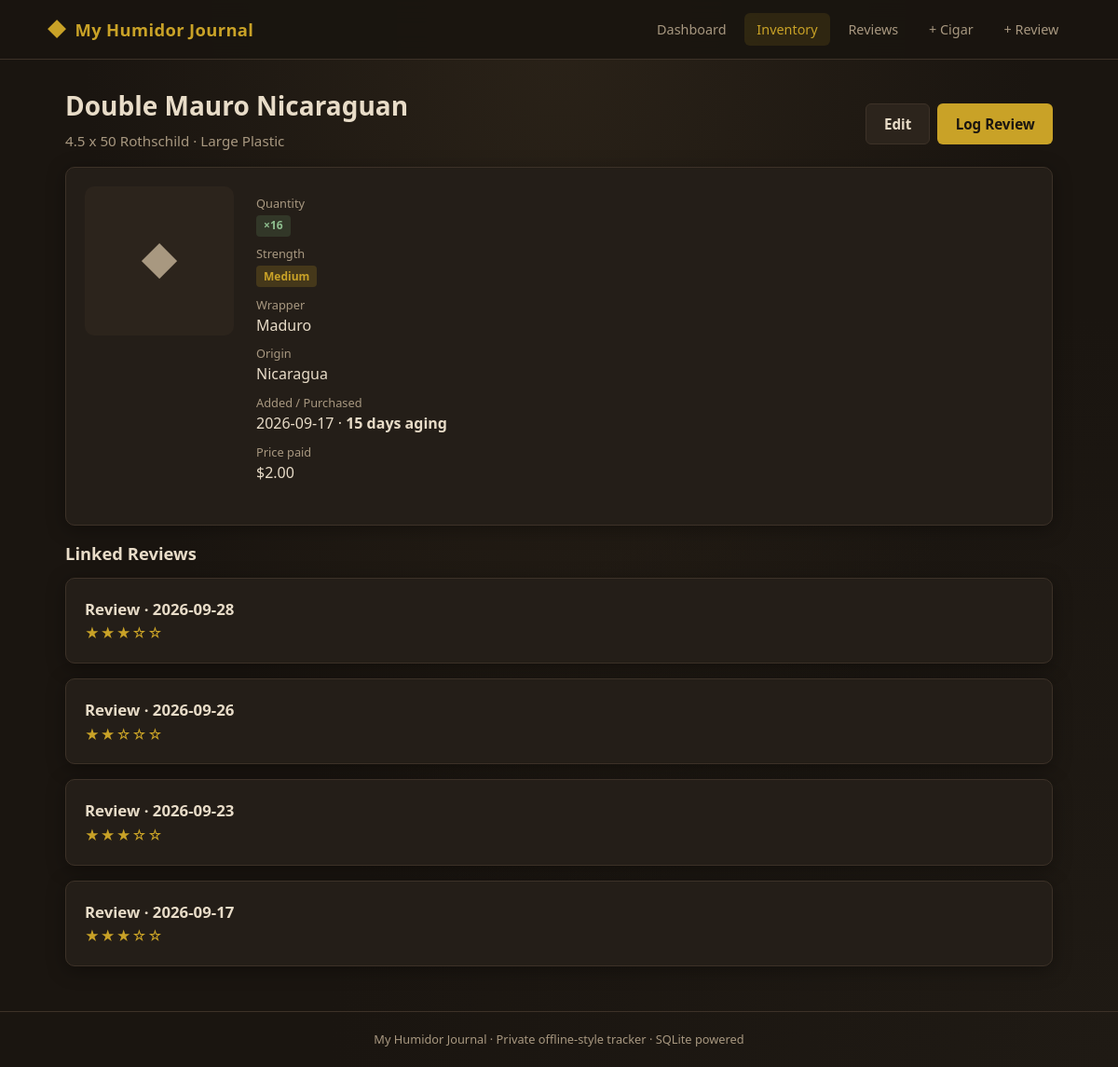
The app's page /view_cigar.php?id=26 with its own data.
### tables this page shows
CREATE TABLE cigars (
            id INTEGER PRIMARY KEY AUTOINCREMENT,
            humidor_id INTEGER NOT NULL DEFAULT 1,
            brand TEXT,
            name TEXT NOT NULL,
            vitola TEXT,
            wrapper TEXT,
            origin TEXT,
            strength TEXT,
            quantity INTEGER NOT NULL DEFAULT 1,
            purchase_date TEXT,
            price REAL,
            notes TEXT,
            photo TEXT,
            created_at TEXT DEFAULT (datetime('now')),
            updated_at TEXT DEFAULT (datetime('now')),
            FOREIGN KEY (humidor_id) REFERENCES humidors(id) ON DELETE CASCADE
        );

CREATE TABLE humidors (
            id INTEGER PRIMARY KEY AUTOINCREMENT,
            name TEXT NOT NULL,
            description TEXT,
            created_at TEXT DEFAULT (datetime('now'))
        );

CREATE TABLE reviews (
            id INTEGER PRIMARY KEY AUTOINCREMENT,
            cigar_id INTEGER,
            brand TEXT,
            name TEXT NOT NULL,
            vitola TEXT,
            smoke_date TEXT,
            overall_rating REAL,
            appearance REAL,
            construction REAL,
            burn REAL,
            draw REAL,
            flavor REAL,
            aroma REAL,
            cold_draw TEXT,
            first_third TEXT,
            second_third TEXT,
            final_third TEXT,
            pairings TEXT,
            location TEXT,
            notes TEXT,
            photo TEXT,
            created_at TEXT DEFAULT (datetime('now')),
            FOREIGN KEY (cigar_id) REFERENCES cigars(id) ON DELETE SET NULL
        );

### includes/db.php (called while the page is built, shortened)
<?php
function e(?string $str): string {
    return htmlspecialchars($str ?? '', ENT_QUOTES, 'UTF-8');
}
function daysAging(?string $date): ?int {
    try {
        $start = new DateTime($date);
        $now = new DateTime('today');
        return (int)$start->diff($now)->days;
    } catch (Exception $e) {
        return null;
    }
}

### view_cigar.php (the view, shortened to what this page needs)
<?php
require_once __DIR__ . '/includes/db.php';
$pdo = getDB();
$id = (int)($_GET['id'] ?? 0);
$stmt = $pdo->prepare("
    SELECT c.*, h.name AS humidor_name
    FROM cigars c
    LEFT JOIN humidors h ON h.id = c.humidor_id
    WHERE c.id = ?
");
$stmt->execute([$id]);
$c = $stmt->fetch();
$reviews = $pdo->prepare("SELECT * FROM reviews WHERE cigar_id = ? ORDER BY smoke_date DESC");
$reviews->execute([$id]);
$linkedReviews = $reviews->fetchAll();
$pageTitle = trim(($c['brand'] ?? '') . ' ' . $c['name']);
require __DIR__ . '/includes/header.php';
?>
<div class="list-header">
    <div>
        <h1><?= e($pageTitle) ?></h1>
        <p class="subtitle" style="margin-bottom:0;"><?= e($c['vitola'] ?? '') ?> · <?= e($c['humidor_name'] ?? '') ?></p>
    </div>
    <div class="actions">
        <a href="edit_cigar.php?id=<?= $id ?>" class="btn btn-secondary">Edit</a>
        <a href="add_review.php?cigar_id=<?= $id ?>" class="btn btn-primary">Log Review</a>
    </div>
</div>
<div class="card">
    <div class="detail-header">
        <?php if ($c['photo']): ?>
            <img src="<?= e(UPLOAD_URL . $c['photo']) ?>" alt="" class="detail-photo">
        <?php else: ?>
            <div class="detail-photo" style="display:flex;align-items:center;justify-content:center;font-size:2.5rem;color:var(--text-muted);">◆</div>
        <?php endif; ?>
        <dl class="detail-meta" style="flex:1;">
            <dt>Quantity</dt>
            <dd><span class="badge qty">×<?= (int)$c['quantity'] ?></span></dd>
            <?php if ($c['strength']): ?>
                <dt>Strength</dt>
                <dd><span class="badge strength-<?= strtolower($c['strength']) ?>"><?= e($c['strength']) ?></span></dd>
            <?php endif; ?>
            <?php if ($c['wrapper']): ?>
                <dt>Wrapper</dt>
                <dd><?= e($c['wrapper']) ?></dd>
            <?php endif; ?>
            <?php if ($c['origin']): ?>
                <dt>Origin</dt>
                <dd><?= e($c['origin']) ?></dd>
            <?php endif; ?>
            <?php if ($c['purchase_date']): ?>
                <dt>Added / Purchased</dt>
                <dd><?= e($c['purchase_date']) ?>
                    <?php $days = daysAging($c['purchase_date']); if ($days !== null): ?>
                        · <strong><?= $days ?> days aging</strong>
                    <?php endif; ?>
                </dd>
            <?php endif; ?>
            <?php if ($c['price'] !== null): ?>
                <dt>Price paid</dt>
                <dd>$<?= number_format((float)$c['price'], 2) ?></dd>
            <?php endif; ?>
        </dl>
    </div>
</div>
<?php if ($linkedReviews): ?>
    <h2 class="mt-2" style="font-size:1.15rem;margin-bottom:0.75rem;">Linked Reviews</h2>
    <?php foreach ($linkedReviews as $r): ?>
        <div class="card item-card">
            <div class="item-body">
                <div class="item-title">
                    <a href="view_review.php?id=<?= (int)$r['id'] ?>" style="color:inherit;text-decoration:none;">
                        Review · <?= e($r['smoke_date'] ?? 'no date') ?>
                    </a>
                </div>
                <div class="item-meta">
                    <?php if ($r['overall_rating'] !== null): ?>
                        <span class="rating-stars"><?= str_repeat('★', (int)round($r['overall_rating'])) ?><?= str_repeat('☆', 5 - (int)round($r['overall_rating'])) ?></span>
                    <?php endif; ?>
                </div>
            </div>
        </div>
    <?php endforeach; ?>
<?php endif; ?>
<?php require __DIR__ . '/includes/footer.php'; ?>

### assets/css/style.css (style rules this page uses)
:root { --bg: #1a1510; --bg-card: #241e18; --bg-input: #2c241c; --border: #3d3228; --text: #e8dcc8; --text-muted: #a89880; --accent: #c9a227; --accent-hover: #e0b83a; --success: #6b9b6b; --danger: #c45c5c; --radius: 10px; --shadow: 0 4px 20px rgba(0,0,0,0.35); --font: "Segoe UI", system-ui, -apple-system, sans-serif; }
*, *::before, *::after { box-sizing: border-box; margin: 0; padding: 0; }
body { font-family: var(--font); background: var(--bg); color: var(--text); line-height: 1.5; min-height: 100vh; background-image: radial-gradient(ellipse at top, #2a2218 0%, transparent 60%), radial-gradient(ellipse at bottom right, #1f1a14 0%, transparent 50%); }
h1 { font-size: 1.75rem; font-weight: 650; margin-bottom: 0.35rem; color: var(--text); }
.subtitle { color: var(--text-muted); margin-bottom: 1.5rem; font-size: 0.95rem; }
.card { background: var(--bg-card); border: 1px solid var(--border); border-radius: var(--radius); padding: 1.25rem; box-shadow: var(--shadow); }
.card + .card { margin-top: 1rem; }
.item-card { display: flex; gap: 1rem; align-items: flex-start; transition: border-color 0.15s; }
.item-body { flex: 1; min-width: 0; }
.item-title { font-weight: 600; font-size: 1.05rem; margin-bottom: 0.15rem; }
.item-meta { font-size: 0.85rem; color: var(--text-muted); display: flex; flex-wrap: wrap; gap: 0.5rem 1rem; }
.badge { display: inline-block; padding: 0.15rem 0.5rem; border-radius: 4px; font-size: 0.75rem; font-weight: 600; background: rgba(201, 162, 39, 0.15); color: var(--accent); }
.badge.qty { background: rgba(107, 155, 107, 0.2); color: #8fbf8f; }
.badge.strength-medium { background: rgba(201, 162, 39, 0.2); color: var(--accent); }
.rating-stars { color: var(--accent); letter-spacing: 1px; font-size: 0.95rem; }
.btn { display: inline-flex; align-items: center; gap: 0.4rem; padding: 0.6rem 1.2rem; border: none; border-radius: 6px; font-size: 0.95rem; font-weight: 600; cursor: pointer; text-decoration: none; transition: all 0.15s; font-family: inherit; }
.btn-primary { background: var(--accent); color: #1a1510; }
.btn-secondary { background: var(--bg-input); color: var(--text); border: 1px solid var(--border); }
.list-header { display: flex; justify-content: space-between; align-items: center; margin-bottom: 1rem; flex-wrap: wrap; gap: 0.75rem; }
.detail-header { display: flex; gap: 1.5rem; margin-bottom: 1.5rem; flex-wrap: wrap; }
.detail-photo { width: 160px; height: 160px; object-fit: cover; border-radius: var(--radius); background: var(--bg-input); }
.detail-meta dt { font-size: 0.8rem; color: var(--text-muted); margin-top: 0.6rem; }
.detail-meta dd { font-weight: 500; }
.mt-2 { margin-top: 1rem; }
.actions { display: flex; gap: 0.5rem; flex-wrap: wrap; margin-top: 0.75rem; }

### records on screen
cigars: pageTitle "Double Mauro Nicaraguan", vitola "4.5 x 50 Rothschild", humidor.name "Large Plastic", quantity "16", strength "Medium", wrapper "Maduro", origin "Nicaragua", purchase_date "2026-09-17", purchase_date "15", price "2.00"
reviews: smoke_date "2026-09-28", overall_rating "★★★", overall_rating "☆☆"
reviews: smoke_date "2026-09-26", overall_rating "★★", overall_rating "☆☆☆"
reviews: smoke_date "2026-09-23", overall_rating "★★★", overall_rating "☆☆"
reviews: smoke_date "2026-09-17", overall_rating "★★★", overall_rating "☆☆"
